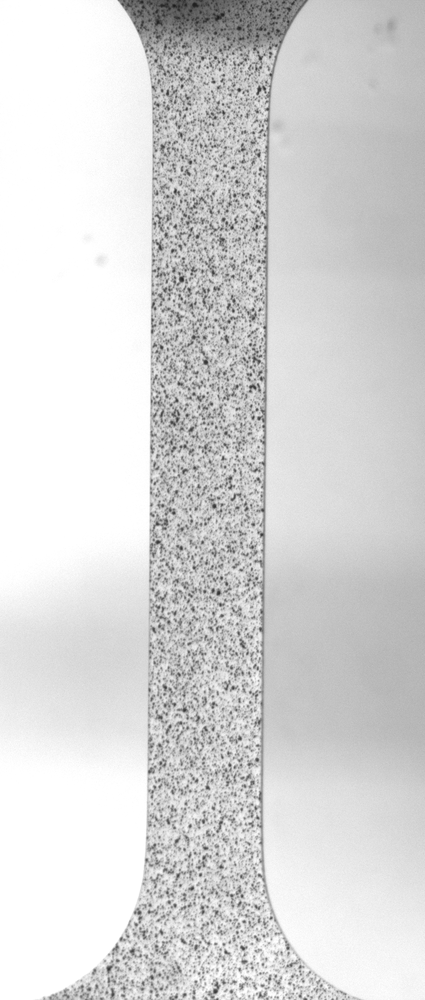
#> input picture imagenes/example_data/ut_152.tif, 425 x 1000 px, shrunk from 871 x 2050 before the run, given in place of the camera
$ python video_capture.py   (older library calls are emulated)
#> lines starting #> are read from the running program, lines starting #| are printed output that depends on the picture
import cv2
import numpy as np

# Captura de video (0 para cámara web, o poner "video.mp4" para archivo)
cap = cv2.VideoCapture(0)

while True:
    # Leer el siguiente fotograma
    ret, frame = cap.read()
#> frame is the input picture: shape (1000, 425, 3); min 27, max 255, mean 214.9
    if not ret:
        break

    n = 7
    frame_gray = cv2.cvtColor(frame, cv2.COLOR_BGR2GRAY)
    # krenel = np.ones((n,n),np.float32) / n **2
    krenel = np.array([[1.,1.,1.],[1.,-8.,1.],[1.,1.,1.]]) * -1
    gradiente_x = cv2.Sobel(frame_gray, cv2.CV_64F, 1, 0, ksize=3)  # Derivada en X
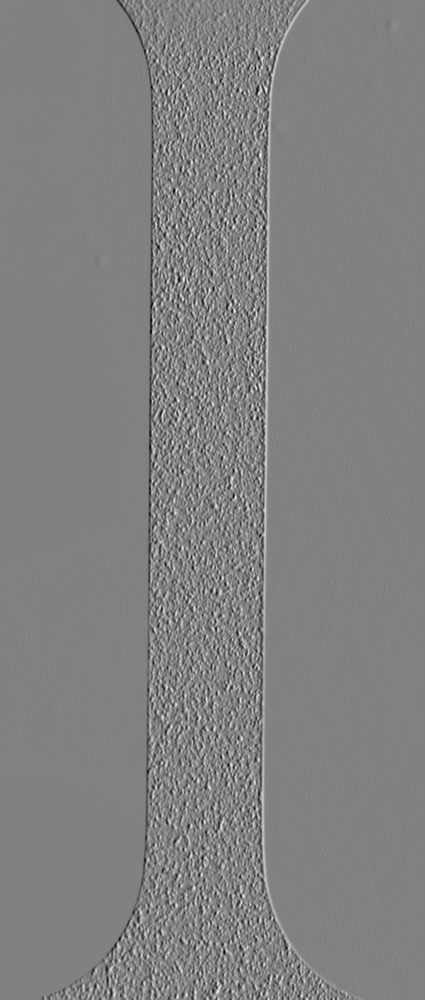
#> gradiente_x: shape (1000, 425) float64; min -603, max 581, mean -1; drawn with min black and max white
    gradiente_y = cv2.Sobel(frame_gray, cv2.CV_64F, 0, 1, ksize=3)  # Derivada en Y
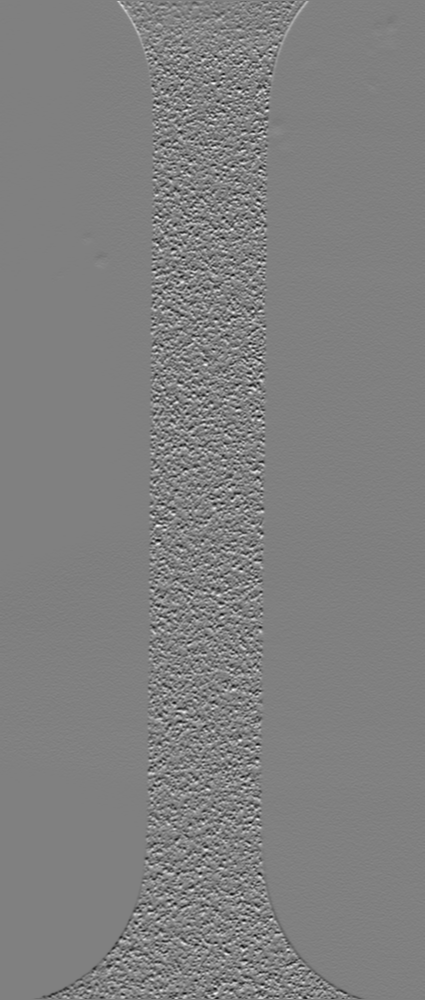
#> gradiente_y: shape (1000, 425) float64; min -514, max 509, mean 0.3; drawn with min black and max white

    # Convertir a valores absolutos y normalizar
    gradiente_x = cv2.convertScaleAbs(gradiente_x)
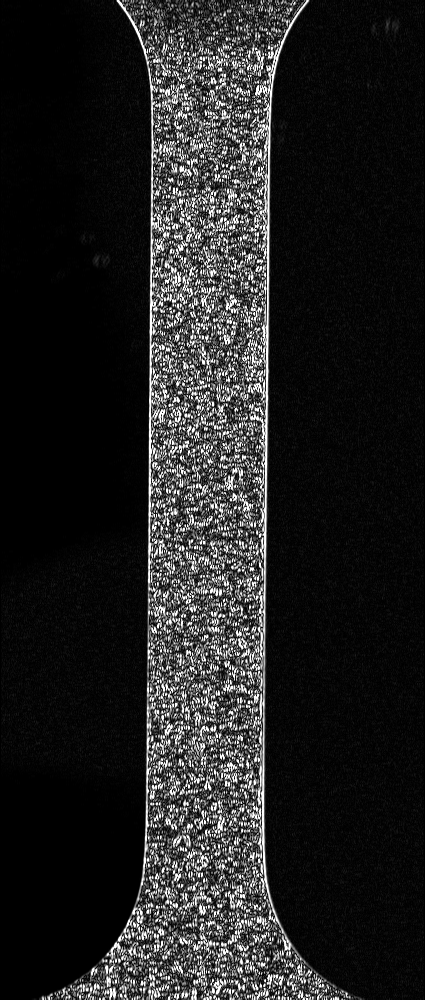
#> gradiente_x: shape (1000, 425); min 0, max 255, mean 34.4
    gradiente_y = cv2.convertScaleAbs(gradiente_y)
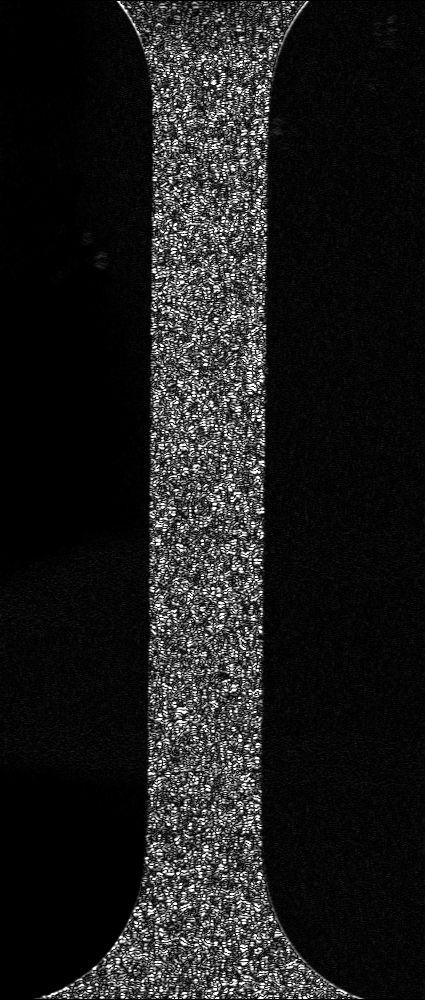
#> gradiente_y: shape (1000, 425); min 0, max 255, mean 29

    # Sumar los gradientes para obtener el borde completo
    bordes = cv2.addWeighted(gradiente_x, 0.5, gradiente_y, 0.5, 0)
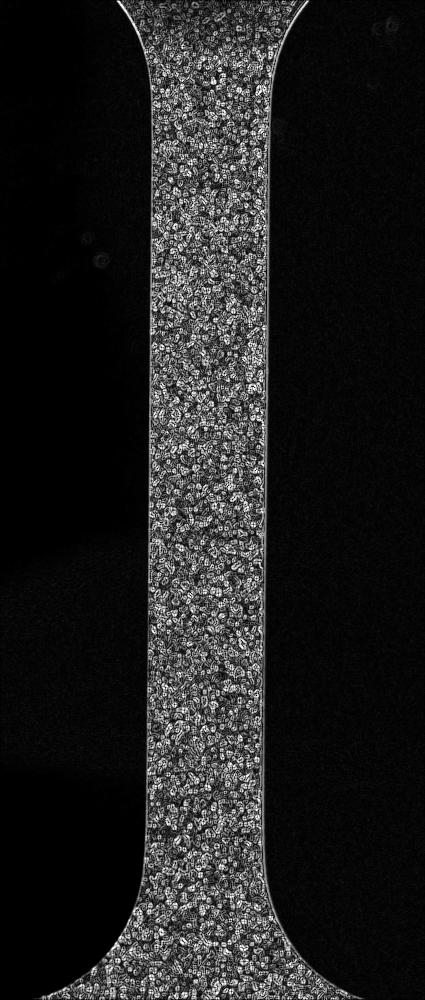
#> bordes: shape (1000, 425); min 0, max 255, mean 31.7
    cv2.imshow('Imagen a escala de grises', frame_gray)
    cv2.imshow('Imagen a escala de grises desemfocada', bordes)

    # Salir con la tecla 'q'
    if cv2.waitKey(1) & 0xFF == ord('q'):
#> (key q is pressed here)
        break

# Liberar recursos
cap.release()
cv2.destroyAllWindows()
